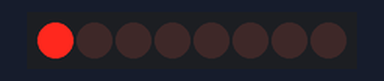
The sketch below on a simulated Arduino Uno, built with avr-gcc and run on an emulated ATmega328P. On the bench: 8 shift-register outputs drawn as a row of LEDs (first output left, lit = HIGH). Wiring (inferred from the names in the program): shift register (74HC595): data pin 4; shift clock pin 6; latch pin 5. Wiring (inferred from the signals the program sends): row of LEDs: on Q0, Q1, Q2, Q3, Q4, Q5, Q6, Q7.

Above: at 0.6 s.
At 5.1 s:
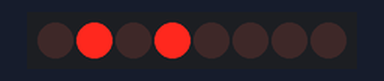
At 10.1 s:
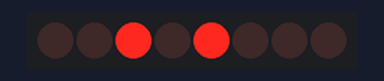
At 20.1 s:
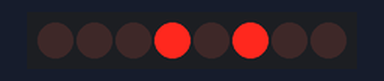
At 30.1 s:
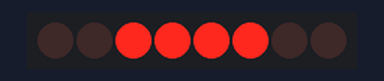
At 39.75 s:
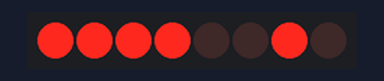
Timing chart, 0 to 40.0 s (numbered marks = the images above):
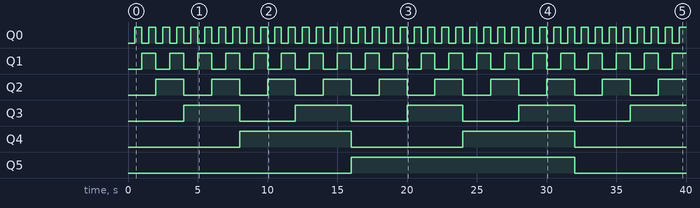

The sketch:

binary_counter.ino
```cpp
/*
Binary Counter using 74HC595 Shift Register
Author: Vanshika

Demonstrates a binary counting pattern using LEDs
connected through a 74HC595 shift register.
*/

int dataPin = 4;
int clockPin = 6;
int latchPin = 5;

byte counter = 0;

void setup() {
  pinMode(dataPin, OUTPUT);
  pinMode(clockPin, OUTPUT);
  pinMode(latchPin, OUTPUT);
}

void loop() {

  digitalWrite(latchPin, LOW);
  shiftOut(dataPin, clockPin, MSBFIRST, counter);
  digitalWrite(latchPin, HIGH);

  delay(500);   // speed of counting
  counter++;    // increment counter

}
```

Measured:
- by itself, Q0: alternates HIGH for 0.50 s and LOW for 0.50 s
- by itself, Q1: alternates HIGH for 1.0 s and LOW for 1.0 s
- by itself, Q2: alternates HIGH for 2.0 s and LOW for 2.0 s
- by itself, Q3: alternates HIGH for 4.0 s and LOW for 4.0 s
- by itself, Q4: alternates HIGH for 8.0 s and LOW for 8.0 s
- by itself, Q5: LOW → HIGH at 16.0 s, → LOW 16.0 s later
